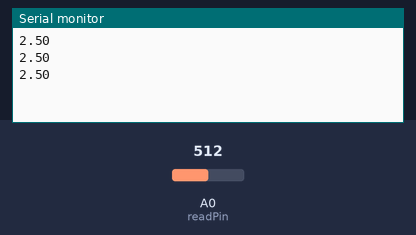
A sketch run on a simulated Arduino Uno, built with avr-gcc and run on an emulated ATmega328P. Parts: the last lines printed to the serial monitor. The test bench sets the inputs (shaded band); at power-on: A0 (readPin) = 512.

Above: at 1.3 s.
1.4 s: A0 (readPin) set to 716
At 1.8 s:
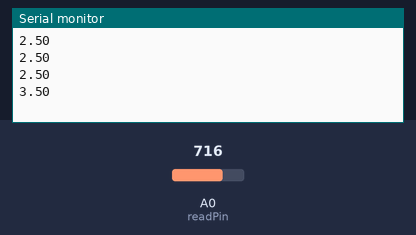
2.9 s: A0 (readPin) set to 900
At 3.4 s:
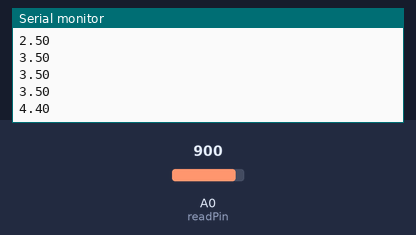
Timing chart, 0 to 5.9 s (numbered marks = the images above; inputs shaded):
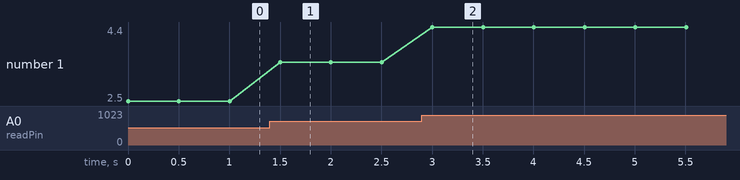

The sketch:

PotentiometerDemo.ino
```cpp
const int readPin = A0;
int readVal;
float V;
const int readDel = 500;

void setup() {
  Serial.begin(9600);
//  pinMode(readPin, INPUT);
}

void loop() {
  readVal = analogRead(readPin);
  V = (5. / 1023.) * readVal;
  Serial.println(V);
  delay(readDel);
}
```

Measured:
- after the input at 1.4 s, the serial monitor: prints a new line after 0.10 s (image 1)
- after the input at 2.9 s, the serial monitor: prints a new line after 0.10 s (image 2)
- plotted number 1: 2.5 → 3.5 after the input at 1.4 s, 3.5 → 4.4 after the input at 2.9 s
